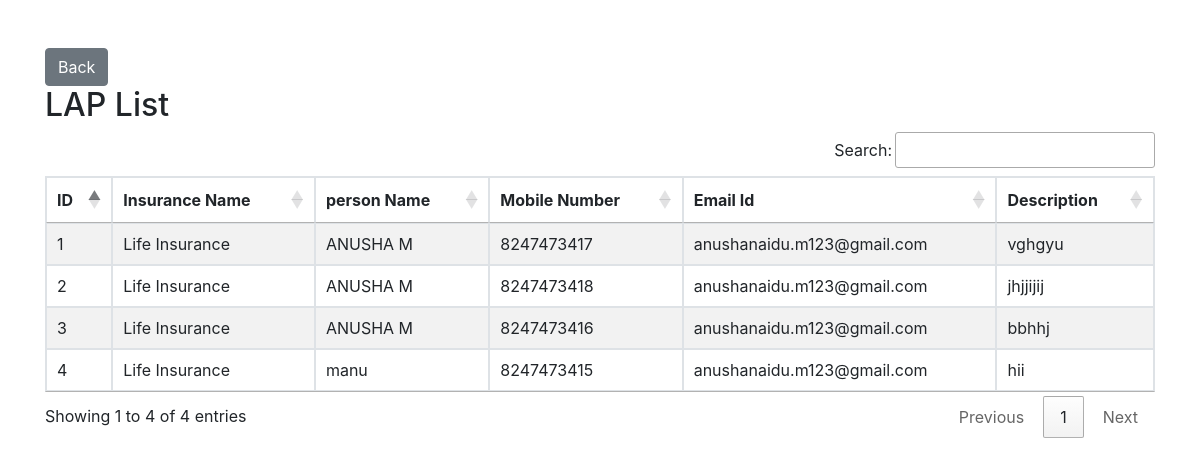
The app's page /viewinsurance/ with its own data.
### anusha/models.py (models this page shows, shortened)
class AllInsurance(models.Model):
    insurance_name=models.CharField(max_length=100)
    name=models.CharField(max_length=100)
    mobile_number=models.CharField(max_length=15, unique=True)
    email_id = models.EmailField()
    messgae=models.TextField()

### anusha/views.py (the view)
# urls.py: path('viewinsurance/',views.allinsurance_view,name='insuranceview'),
def allinsurance_view(request):
    all=AllInsurance.objects.all()
    return render(request,'customer/view_insurance.html',{'all':all})

### anusha/templates/customer/view_insurance.html (shortened to what this page needs)
<!DOCTYPE html>
<html lang="en">
<head>
    <link rel="stylesheet" href="https://maxcdn.bootstrapcdn.com/bootstrap/4.0.0/css/bootstrap.min.css">
    <link rel="stylesheet" href="https://cdn.datatables.net/1.13.7/css/jquery.dataTables.min.css">
    <link rel="stylesheet" href="https://cdn.datatables.net/buttons/2.4.2/css/buttons.dataTables.min.css">
    <link rel="stylesheet" href="https://cdn.datatables.net/responsive/2.4.0/css/responsive.dataTables.min.css">
</head>
<body>
    <div class="container mt-5">
        <button type="button" class="btn btn-secondary" onclick="window.history.back();">Back</button>
        <h2>LAP List</h2>
        <table id="example" class="table table-bordered table-striped">
            <thead>
                <tr>
                    <th>ID</th>
                    <th>Insurance Name</th>
                    <th>person Name</th>
                    <th>Mobile Number</th>
                    <th>Email Id</th>
                    <th>Description</th>
                </tr>
            </thead>
            <tbody>
                {% for profile in all %}
                <tr>
                    <td>{{ profile.id }}</td>
                    <td>{{ profile.insurance_name }}</td>
                    <td>{{ profile.name }}</td>
                    <td>{{ profile.mobile_number }}</td>
                    <td>{{ profile.email_id }}</td>
                    <td>{{ profile.messgae}}</td>
                </tr>
                {% endfor %}
            </tbody>
        </table>
    </div>
</body>
</html>

### records on screen
AllInsurance: id "1", insurance_name "Life Insurance", name "ANUSHA M", mobile_number "8247473417", email_id "anushanaidu.m123@gmail.com", messgae "vghgyu"
AllInsurance: id "2", insurance_name "Life Insurance", name "ANUSHA M", mobile_number "8247473418", email_id "anushanaidu.m123@gmail.com", messgae "jhjjijij"
AllInsurance: id "3", insurance_name "Life Insurance", name "ANUSHA M", mobile_number "8247473416", email_id "anushanaidu.m123@gmail.com", messgae "bbhhj"
AllInsurance: id "4", insurance_name "Life Insurance", name "manu", mobile_number "8247473415", email_id "anushanaidu.m123@gmail.com", messgae "hii"
